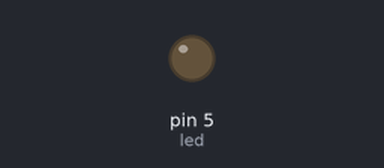
A sketch run on a simulated Arduino Uno, built with avr-gcc and run on an emulated ATmega328P. Parts: output pins drawn as LEDs (lit = HIGH).

Above: at 0.15 s.
At 39.84 s:
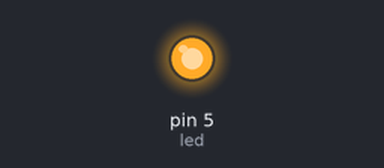
Timing chart, 0 to 39.9 s (numbered marks = the images above):
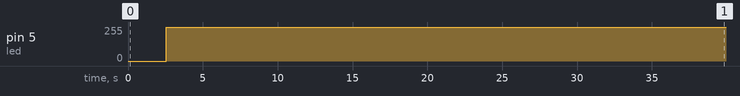

Measured:
- by itself, pin 5 (led): 0/255 → 255/255 at 2.6 s

The sketch:

Exercise_5b.ino
```cpp
/*  Arduino learning
 *  Exercise #5b
 *
 */

int led = 5;  //pin 5 is a PWM pin
int delayLength = 5;


void setup()
{
  pinMode(led,OUTPUT);  //set pin 5 as output
}

void loop()
{
  for(int x = 255; x > 0; x--)
  {
    analogWrite(led,x);
    delay(delayLength);
  }
  for(int x = 0; x < 256; x++)
  {
    analogWrite(led,x);
    delay(delayLength);
  }
}
```
